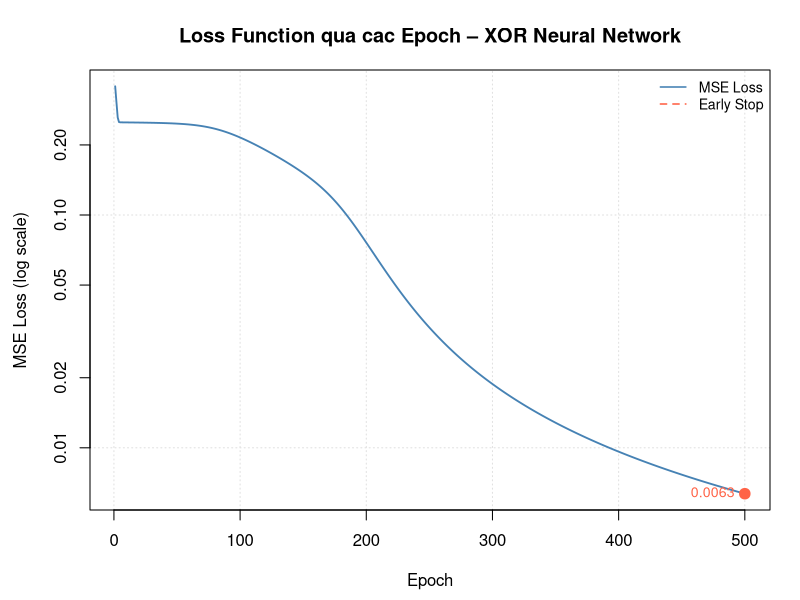
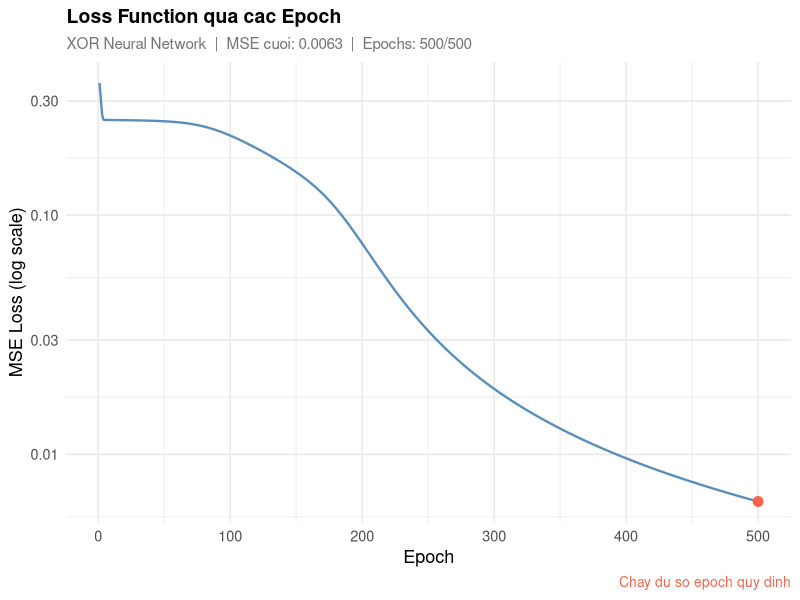

Here is the R script that generated these plots, in order:
# =============================================================
# MẠNG NƠ-RON HỌC BÀI TOÁN XOR 
# Kiến trúc: Input(2) -> Hidden(4) -> Output(1)
# Hàm kích hoạt: Sigmoid
# Thuật toán tối ưu: Gradient Descent + Early Stopping
# =============================================================


# ================================================================
# PHẦN 1: DỮ LIỆU ĐẦU VÀO
# ================================================================
# Bài toán XOR (Exclusive OR):
#   0 XOR 0 = 0  |  0 XOR 1 = 1
#   1 XOR 0 = 1  |  1 XOR 1 = 0
# Đây là bài toán KHÔNG tuyến tính, tức là không thể dùng
# một đường thẳng (perceptron đơn) để phân loại được.
# Cần ít nhất 1 lớp ẩn để giải quyết.

X <- matrix(c(0,0,
              0,1,
              1,0,
              1,1), nrow = 4, ncol = 2, byrow = TRUE)
# X có shape (4, 2): 4 mẫu, mỗi mẫu có 2 đặc trưng

y <- matrix(c(0, 1, 1, 0), nrow = 4, ncol = 1)
# y có shape (4, 1): nhãn tương ứng theo phép XOR


# ================================================================
# PHẦN 2: HÀM KÍCH HOẠT SIGMOID VÀ ĐẠO HÀM
# ================================================================

# --- Sigmoid ---
# Công thức: sigma(x) = 1 / (1 + e^(-x))
# Tính chất:
#   - Đầu ra luôn nằm trong khoảng (0, 1) -> phù hợp bài toán xác suất
#   - Khi x rất lớn: sigma(x) -> 1
#   - Khi x rất nhỏ: sigma(x) -> 0
#   - Điểm uốn tại x = 0: sigma(0) = 0.5
sigmoid <- function(x) {
  1 / (1 + exp(-x))
}

# --- Đạo hàm của Sigmoid ---
# Công thức: sigma'(x) = sigma(x) * (1 - sigma(x))
# Tính chất:
#   - Dùng trong backpropagation để tính gradient
#   - QUAN TRỌNG: tham số x ở đây là ĐẦU RA của sigmoid (đã tính trước),
#     KHÔNG phải đầu vào gốc -> tránh tính lại sigmoid lần nữa
#   - Đạo hàm lớn nhất tại sigma(x)=0.5, nhỏ dần về 2 đầu
#     -> gây ra vấn đề "vanishing gradient" khi mạng sâu
sigmoid_derivative <- function(x) {
  x * (1 - x)
}


# ================================================================
# PHẦN 3: KHỞI TẠO MẠNG NƠ-RON
# ================================================================
# Mạng có 3 lớp:
#   - Lớp đầu vào (Input layer) : 2 node  (2 đặc trưng của X)
#   - Lớp ẩn (Hidden layer)     : 4 node  (siêu tham số, có thể thay đổi)
#   - Lớp đầu ra (Output layer)  : 1 node  (xác suất thuộc lớp 1)
#
# Trọng số (weights):
#   - weights1: ma trận (2 x 4) – kết nối Input -> Hidden
#   - weights2: ma trận (4 x 1) – kết nối Hidden -> Output
#   - Khởi tạo ngẫu nhiên trong [0, 1] bằng runif()
#   - Không dùng 0 vì sẽ làm tất cả neuron học giống nhau (symmetry breaking)

nn_init <- function(x, y) {
  list(
    input    = x,
    weights1 = matrix(runif(ncol(x) * 4), nrow = ncol(x), ncol = 4),
    weights2 = matrix(runif(4 * 1),        nrow = 4,        ncol = 1),
    y        = y,
    output   = matrix(0, nrow = nrow(y), ncol = ncol(y)),
    layer1   = NULL   # sẽ được gán trong feedforward
  )
}


# ================================================================
# PHẦN 4: LAN TRUYỀN THUẬN (FEEDFORWARD)
# ================================================================
# Mục tiêu: Tính đầu ra của mạng dựa trên trọng số hiện tại
#
# Bước 1 – Tính đầu ra lớp ẩn (layer1):
#   z1     = X %*% weights1        (phép nhân ma trận, shape: 4x4)
#   layer1 = sigmoid(z1)           (áp dụng activation function)
#
# Bước 2 – Tính đầu ra lớp output:
#   z2     = layer1 %*% weights2   (shape: 4x1)
#   output = sigmoid(z2)           (xác suất dự đoán)
#
# Ký hiệu %*% trong R = phép nhân ma trận (dot product)
# Ký hiệu *  trong R = nhân từng phần tử (element-wise)

feedforward <- function(nn) {
  nn$layer1 <- sigmoid(nn$input  %*% nn$weights1)  # shape: 4x4
  nn$output <- sigmoid(nn$layer1 %*% nn$weights2)  # shape: 4x1
  nn
}


# ================================================================
# PHẦN 5: LAN TRUYỀN NGƯỢC (BACKPROPAGATION)
# ================================================================
# Mục tiêu: Tính gradient của hàm lỗi theo từng trọng số,
#           sau đó cập nhật trọng số theo hướng giảm lỗi.
#
# Hàm lỗi sử dụng: MSE = mean((y - output)^2)
#
# ---- Quy tắc chain rule (đạo hàm hợp) ----
#
# Gradient của lỗi theo weights2:
#   dL/dw2 = dL/dOutput * dOutput/dz2 * dz2/dw2
#           = 2*(y - output) * sigmoid'(output) * layer1.T
#   -> d_weights2 = layer1.T  %*%  [2*(y-output) * sigmoid'(output)]
#
# Gradient của lỗi theo weights1:
#   dL/dw1 = dL/dLayer1 * dLayer1/dz1 * dz1/dw1
#   Trong đó:
#     dL/dLayer1 = [2*(y-output) * sigmoid'(output)] %*% weights2.T
#   -> d_weights1 = input.T  %*%  (dL/dLayer1 * sigmoid'(layer1))
#
# Cập nhật trọng số (Gradient Descent, learning_rate = 1):
#   weights = weights + d_weights
#   (Cộng vì lỗi = y - output: gradient đang chỉ hướng TĂNG của output)

backprop <- function(nn) {
  # --- Tính delta tại lớp output ---
  # delta_output = 2*(y - output) * sigmoid'(output)  shape: 4x1
  delta_output <- 2 * (nn$y - nn$output) * sigmoid_derivative(nn$output)
  
  # --- Gradient theo weights2 ---
  # t(layer1) shape (4x4) %*% delta_output (4x1) = (4x1)
  d_weights2 <- t(nn$layer1) %*% delta_output
  
  # --- Lan truyền ngược qua lớp ẩn ---
  # delta_hidden = (delta_output %*% weights2.T) * sigmoid'(layer1)
  #   delta_output (4x1) %*% t(weights2) (1x4) = (4x4)
  #   nhân element-wise với sigmoid'(layer1) (4x4)
  delta_hidden <- (delta_output %*% t(nn$weights2)) * sigmoid_derivative(nn$layer1)
  
  # --- Gradient theo weights1 ---
  # t(input) shape (2x4) %*% delta_hidden (4x4) = (2x4)
  d_weights1 <- t(nn$input) %*% delta_hidden
  
  # --- Cập nhật trọng số ---
  nn$weights1 <- nn$weights1 + d_weights1
  nn$weights2 <- nn$weights2 + d_weights2
  nn
}


# ================================================================
# PHẦN 6: EARLY STOPPING
# ================================================================
# Vấn đề: Nếu huấn luyện quá nhiều epoch, mạng có thể bị
#         "overfitting" – học thuộc dữ liệu huấn luyện nhưng
#         tổng quát hóa kém trên dữ liệu mới.
#
# Giải pháp – Early Stopping:
#   Dừng huấn luyện sớm khi loss không cải thiện đáng kể
#   sau một số epoch liên tiếp (gọi là "patience").
#
# Cách hoạt động:
#   1. Theo dõi loss tốt nhất (best_loss) đã đạt được
#   2. Nếu loss hiện tại cải thiện > min_delta so với best_loss
#      -> cập nhật best_loss, đặt lại bộ đếm patience về 0
#   3. Nếu loss KHÔNG cải thiện đủ -> tăng bộ đếm counter lên 1
#   4. Khi counter vượt ngưỡng patience -> dừng huấn luyện
#
# Tham số:
#   patience  : số epoch chờ trước khi dừng (mặc định: 500)
#   min_delta : mức cải thiện tối thiểu được coi là có ý nghĩa (mặc định: 1e-6)

early_stopping_init <- function(patience = 500, min_delta = 1e-6) {
  list(
    patience      = patience,
    min_delta     = min_delta,
    best_loss     = Inf,   # khởi tạo bằng vô cực để bất kỳ loss nào cũng tốt hơn
    counter       = 0,     # đếm số epoch liên tiếp không cải thiện
    stopped_epoch = NA     # epoch thực sự dừng lại (NA nếu chạy đủ)
  )
}

# Kiểm tra điều kiện dừng sau mỗi epoch
# Trả về: list(es = trạng_thái_cập_nhật, stop = TRUE/FALSE)
early_stopping_check <- function(es, current_loss, epoch) {
  if (current_loss < es$best_loss - es$min_delta) {
    # Loss cải thiện đủ -> cập nhật best_loss và reset counter
    es$best_loss <- current_loss
    es$counter   <- 0
  } else {
    # Loss không cải thiện -> tăng counter
    es$counter <- es$counter + 1
  }
  
  should_stop <- es$counter >= es$patience
  if (should_stop) es$stopped_epoch <- epoch
  
  list(es = es, stop = should_stop)
}


# ================================================================
# PHẦN 7: HUẤN LUYỆN MẠNG
# ================================================================

set.seed(42)   # Đặt seed để kết quả tái lập được giữa các lần chạy

# --- Khởi tạo ---
nn             <- nn_init(X, y)
epochs         <- 500
es             <- early_stopping_init(patience = 500, min_delta = 1e-6)
loss_history   <- numeric(epochs)
actual_epochs  <- epochs   # sẽ được cập nhật nếu dừng sớm

cat("Bat dau huan luyen...\n")
cat(strrep("=", 42), "\n")

for (i in 1:epochs) {
  
  # Bước 1: Lan truyền thuận -> tính output hiện tại
  nn <- feedforward(nn)
  
  # Bước 2: Lan truyền ngược -> cập nhật trọng số
  nn <- backprop(nn)
  
  # Bước 3: Tính và lưu MSE loss epoch này
  loss_history[i] <- mean((nn$y - nn$output)^2)
  
  # Bước 4: In tiến trình sau mỗi 1000 epochs
  if ((i - 1) %% 1000 == 0) {
    cat(sprintf("Epoch %5d | Loss = %.6f\n", i - 1, loss_history[i]))
  }
  
  # Bước 5: Kiểm tra Early Stopping
  check <- early_stopping_check(es, loss_history[i], epoch = i)
  es    <- check$es
  
  if (check$stop) {
    actual_epochs <- i
    cat(strrep("=", 42), "\n")
    cat(sprintf(">> Early Stopping tai epoch %d\n", i))
    cat(sprintf("   Loss tot nhat dat duoc : %.6f\n", es$best_loss))
    cat(sprintf("   Khong cai thien sau %d epochs lien tiep\n", es$patience))
    break
  }
}

# Cắt bỏ phần loss chưa điền (nếu dừng sớm)
loss_history <- loss_history[1:actual_epochs]

if (is.na(es$stopped_epoch)) {
  cat(strrep("=", 42), "\n")
  cat(sprintf("Hoan thanh %d epochs (khong kich hoat Early Stopping)\n", epochs))
}

# Tính đầu ra cuối cùng với trọng số đã huấn luyện
nn <- feedforward(nn)


# ================================================================
# PHẦN 8: ĐÁNH GIÁ MÔ HÌNH
# ================================================================
# Ngưỡng phân loại: output >= 0.5 -> dự đoán lớp 1, ngược lại lớp 0
threshold   <- 0.5
y_pred_prob <- as.vector(nn$output)
y_pred      <- ifelse(y_pred_prob >= threshold, 1, 0)
y_true      <- as.vector(nn$y)

# ---- Confusion Matrix ----
# TP (True Positive)  : dự đoán 1, thực tế 1 (dự đoán ĐÚNG lớp dương)
# TN (True Negative)  : dự đoán 0, thực tế 0 (dự đoán ĐÚNG lớp âm)
# FP (False Positive) : dự đoán 1, thực tế 0 (báo động giả – Type I Error)
# FN (False Negative) : dự đoán 0, thực tế 1 (bỏ sót – Type II Error)
TP <- sum(y_pred == 1 & y_true == 1)
TN <- sum(y_pred == 0 & y_true == 0)
FP <- sum(y_pred == 1 & y_true == 0)
FN <- sum(y_pred == 0 & y_true == 1)
n  <- length(y_true)

# ---- Tính các chỉ số ----

# Accuracy: tỷ lệ dự đoán đúng / tổng số mẫu
# Phù hợp khi dữ liệu cân bằng; dễ hiểu nhưng có thể gây hiểu nhầm nếu mất cân bằng lớp
accuracy  <- (TP + TN) / n

# Precision: trong tất cả mẫu được dự đoán là 1, bao nhiêu % thực sự là 1
# Quan trọng khi chi phí FP cao (VD: spam filter, cảnh báo y tế)
precision <- ifelse((TP + FP) > 0, TP / (TP + FP), NA)

# Recall (Sensitivity): trong tất cả mẫu thực sự là 1, bao nhiêu % được phát hiện đúng
# Quan trọng khi chi phí FN cao (VD: phát hiện bệnh, gian lận)
recall    <- ifelse((TP + FN) > 0, TP / (TP + FN), NA)

# F1-Score: trung bình điều hòa của Precision và Recall
# Cân bằng giữa 2 chỉ số; hữu ích khi dữ liệu mất cân bằng
f1        <- ifelse(!is.na(precision) & !is.na(recall) & (precision + recall) > 0,
                    2 * precision * recall / (precision + recall), NA)

# MSE (Mean Squared Error): trung bình bình phương sai số
# Phạt nặng các sai số lớn; đơn vị = bình phương đơn vị của y
mse       <- mean((y_true - y_pred_prob)^2)

# RMSE (Root MSE): căn bậc hai của MSE
# Cùng đơn vị với y; dễ diễn giải hơn MSE
rmse      <- sqrt(mse)

# MAE (Mean Absolute Error): trung bình sai số tuyệt đối
# Ít nhạy với outlier hơn MSE; đơn vị = đơn vị của y
mae       <- mean(abs(y_true - y_pred_prob))

# ---- In bảng kết quả dự đoán ----
cat("\n")
cat(strrep("=", 52), "\n")
cat("  BANG KET QUA DU DOAN\n")
cat(strrep("=", 52), "\n")

result_df <- data.frame(
  X1        = X[, 1],
  X2        = X[, 2],
  Y_thuc_te = y_true,
  Xac_suat  = round(y_pred_prob, 4),
  Y_du_doan = y_pred,
  Ket_qua   = ifelse(y_pred == y_true, "Dung", "Sai")
)
print(result_df, row.names = FALSE)

# ---- In bảng các chỉ số đánh giá ----
cat("\n")
cat(strrep("=", 52), "\n")
cat("  BANG CAC CHI SO DANH GIA MO HINH\n")
cat(strrep("=", 52), "\n")

metrics_df <- data.frame(
  Chi_so  = c(
    "Accuracy",
    "Precision",
    "Recall (Sensitivity)",
    "F1-Score",
    "MSE",
    "RMSE",
    "MAE",
    "Epochs thuc chay",
    "Loss cuoi cung",
    "Loss tot nhat (ES)"
  ),
  Gia_tri = c(
    sprintf("%.4f  (%.1f%%)", accuracy,  accuracy  * 100),
    sprintf("%.4f",           precision),
    sprintf("%.4f",           recall),
    sprintf("%.4f",           f1),
    sprintf("%.6f",           mse),
    sprintf("%.6f",           rmse),
    sprintf("%.6f",           mae),
    sprintf("%d / %d",        actual_epochs, epochs),
    sprintf("%.6f",           loss_history[actual_epochs]),
    sprintf("%.6f",           es$best_loss)
  )
)
print(metrics_df, row.names = FALSE)
cat(strrep("=", 52), "\n")

# ---- Confusion Matrix ----
cat("\nConfusion Matrix:\n")
cm_df <- data.frame(
  row.names      = c("Thuc te: 0", "Thuc te: 1"),
  Du_doan_0 = c(TN, FN),
  Du_doan_1 = c(FP, TP)
)
print(cm_df)


# ================================================================
# PHẦN 9: VẼ ĐỒ THỊ LOSS FUNCTION
# ================================================================

# == Cách 1: Base R – không cần cài thêm package ==
par(mar = c(4.5, 4.5, 3.5, 1.5))

plot(
  1:actual_epochs, loss_history,
  type  = "l",
  col   = "steelblue",
  lwd   = 1.8,
  xlab  = "Epoch",
  ylab  = "MSE Loss (log scale)",
  main  = "Loss Function qua cac Epoch – XOR Neural Network",
  # Trục Y logarithm: loss giảm nhanh ở đầu rồi chậm dần,
  # dùng log giúp thấy toàn bộ quá trình hội tụ rõ hơn
  log   = "y",
  panel.first = grid(col = "gray88", lty = "dotted")
)

# Đường kẻ dọc tại điểm Early Stopping (nếu có)
if (!is.na(es$stopped_epoch)) {
  abline(v   = es$stopped_epoch,
         col = "tomato", lty = 2, lwd = 1.5)
  text(x      = es$stopped_epoch,
       y      = max(loss_history) * 0.5,
       labels = paste("Early Stop\nEpoch", es$stopped_epoch),
       col    = "tomato", cex = 0.8, pos = 4)
}

# Đánh dấu điểm loss cuối cùng
points(actual_epochs, loss_history[actual_epochs],
       pch = 19, col = "tomato", cex = 1.4)
text(actual_epochs, loss_history[actual_epochs],
     labels = sprintf("%.4f", loss_history[actual_epochs]),
     pos = 2, col = "tomato", cex = 0.85)

legend("topright",
       legend = c("MSE Loss", "Early Stop"),
       col    = c("steelblue", "tomato"),
       lty    = c(1, 2), lwd = 1.5, cex = 0.85, bty = "n")


# == Cách 2: ggplot2 – phù hợp cho báo cáo ==
if (requireNamespace("ggplot2", quietly = TRUE)) {
  library(ggplot2)
  
  df_loss <- data.frame(epoch = 1:actual_epochs, loss = loss_history)
  
  p <- ggplot(df_loss, aes(x = epoch, y = loss)) +
    geom_line(color = "steelblue", linewidth = 0.8, alpha = 0.9) +
    geom_point(data = df_loss[actual_epochs, ],
               color = "tomato", size = 3, shape = 19) +
    {if (!is.na(es$stopped_epoch))
      geom_vline(xintercept = es$stopped_epoch,
                 color = "tomato", linetype = "dashed", linewidth = 0.8)} +
    scale_y_log10() +
    scale_x_continuous(labels = scales::comma) +
    labs(
      title    = "Loss Function qua cac Epoch",
      subtitle = sprintf(
        "XOR Neural Network  |  MSE cuoi: %.4f  |  Epochs: %d/%d",
        loss_history[actual_epochs], actual_epochs, epochs),
      x       = "Epoch",
      y       = "MSE Loss (log scale)",
      caption = ifelse(!is.na(es$stopped_epoch),
                       paste("Early Stopping tai epoch", es$stopped_epoch),
                       "Chay du so epoch quy dinh")
    ) +
    theme_minimal(base_size = 13) +
    theme(
      plot.title    = element_text(face = "bold", size = 14),
      plot.subtitle = element_text(color = "gray45", size = 11),
      plot.caption  = element_text(color = "tomato",  size = 10),
      panel.grid.minor = element_line(color = "gray92")
    )
  
  print(p)
} else {
  message("Goi y: Cai ggplot2 de co do thi dep hon: install.packages('ggplot2')")
}
